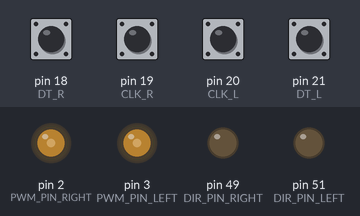
The sketch below on a simulated Arduino Mega 2560, built with avr-gcc and run on an emulated ATmega2560. Parts: output pins drawn as LEDs (lit = HIGH). The inputs (shaded band) are chosen by the test bench; at power-on: pin 18 (DT_R), pin 19 (CLK_R), pin 20 (CLK_L), pin 21 (DT_L) HIGH. What the sketch prints to the serial monitor is not drawn.

Above: at 0.1 s.
Timing chart, 0 to 1.6 s (numbered marks = the images above):
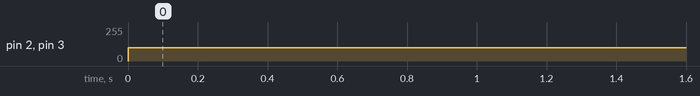

Measured:
- by itself, pin 2 (PWM_PIN_RIGHT), pin 3 (PWM_PIN_LEFT): 0/255 → 100/255 at 0.00 s

The sketch:

encoderWsensor.ino
```cpp
/*каналы
//ширина окружности 21.3
//4 режим работы
// 0 0
//вкл прерыван 1 каннал а OCIE4A
//15 624 в регистр ocr
//
#define ENC_A 18//правое колесо
#define ENC_B 19//правое колесо

//храним данные от инкодера
volatile int32_t enc_cnt = 0;
//ф-ция для обработки данных от энкодера с канала А
void enc_A() {
  enc_cnt++;
}
//ф-ция для обработки данных от энкодера с канала А
//void enc_B() {

//}

void setup() {
//ножки на вход
  pinMode(ENC_A, INPUT);
  pinMode(ENC_B, INPUT);
//настраиваем внешнее прерывание(номер прирывание 5 прерыв на 18 ножке = enc_A
  attachInterrupt(5, enc_A, CHANGE);
//  attachInterrupt(4, enc_B, CHANGE);
//настройка UART для обмена данными с компом
  Serial.begin(9600);
}

void loop() {
// шлем данные с инкодера в монитор порта
  Serial.println(enc_cnt);
  delay(200);
} */

#define DIR_PIN_RIGHT 49
#define PWM_PIN_RIGHT 2

#define DIR_PIN_LEFT 51
#define PWM_PIN_LEFT 3

// Входы поворотного энкодера
#define CLK_R 19
#define DT_R 18
#define CLK_L 20
#define DT_L 21

int counter_R = 0;
int currentStateCLK_R;
int lastStateCLK_R;

int counter_L = 0;
int currentStateCLK_L;
int lastStateCLK_L;

void setup() {
  pinMode(DIR_PIN_RIGHT, OUTPUT);
  pinMode(DIR_PIN_LEFT, OUTPUT);


  // Устанавливаем контакты энкодера как входы
  pinMode(CLK_R,INPUT);
  pinMode(DT_R,INPUT);

  pinMode(CLK_L,INPUT);
  pinMode(DT_L,INPUT);
  // Настройка последовательного монитора
  Serial.begin(9600);
  // Считываем начальное состояние CLK
  lastStateCLK_R = digitalRead(CLK_R);

  lastStateCLK_L = digitalRead(CLK_L);

  // Вызов updateEncoder () при обнаружении любого изменения максимума/минимума при прерывании 0 (вывод 2) или прерывании 1 (вывод 3)
  attachInterrupt(5, updateEncoder_R, CHANGE);//18
  attachInterrupt(4, updateEncoder_R, CHANGE);//19

  attachInterrupt(2, updateEncoder_L, CHANGE);//21
  attachInterrupt(3, updateEncoder_L, CHANGE);//20
}
void loop() {
  //Здесь какой-либо полезный код
    Serial.print(counter_L);
    Serial.print("  ");
    Serial.println(counter_R);
    if (counter_R < 350) {
      rightEngineDriver(100);
    } else {
      rightEngineDriver(0);
    }

    if (counter_L < 350) {
      leftEngineDriver(100);
    } else {
      leftEngineDriver(0);
    }
}
void updateEncoder_R(){
  // Считываем текущее состояние CLK
  currentStateCLK_R = digitalRead(CLK_R);
  // Если последнее и текущее состояние CLK различаются, то произошел импульс.
  // Реагируем только на одно изменение состояния, чтобы избежать двойного счета
  if (currentStateCLK_R != lastStateCLK_R  && currentStateCLK_R == 1){
    // Если состояние DT отличается от состояния CLK, то
    // энкодер вращается против часовой стрелки, поэтому уменьшаем
    if (digitalRead(DT_R) != currentStateCLK_R) {
      counter_R --;
    } else {
      // Энкодер вращается по часовой стрелке, поэтому увеличиваем
      counter_R ++;
    }

  }
  // Запоминаем последнее состояние CLK
  lastStateCLK_R = currentStateCLK_R;
}

void updateEncoder_L(){
  // Считываем текущее состояние CLK
  currentStateCLK_L = digitalRead(CLK_L);
  // Если последнее и текущее состояние CLK различаются, то произошел импульс.
  // Реагируем только на одно изменение состояния, чтобы избежать двойного счета
  if (currentStateCLK_L != lastStateCLK_L  && currentStateCLK_L == 1){
    // Если состояние DT отличается от состояния CLK, то
    // энкодер вращается против часовой стрелки, поэтому уменьшаем
    if (digitalRead(DT_L) != currentStateCLK_L) {
      counter_L --;
    } else {
      // Энкодер вращается по часовой стрелке, поэтому увеличиваем
      counter_L ++;
    }

  }
  // Запоминаем последнее состояние CLK
  lastStateCLK_L = currentStateCLK_L;
}


void rightEngineDriver(int a) {
    if (a >= 0) {
      digitalWrite(DIR_PIN_RIGHT, LOW);
      analogWrite(PWM_PIN_RIGHT, a);
    } else if (a < 0) {
      digitalWrite(DIR_PIN_RIGHT, HIGH);
      analogWrite(PWM_PIN_RIGHT, 255 + a);
    }
}

void leftEngineDriver(int a) {
    if (a >= 0) {
      digitalWrite(DIR_PIN_LEFT, LOW);
      analogWrite(PWM_PIN_LEFT, a);
    } else if (a < 0) {
      digitalWrite(DIR_PIN_LEFT, HIGH);
      analogWrite(PWM_PIN_LEFT, 255 + a);
    }
}
```
